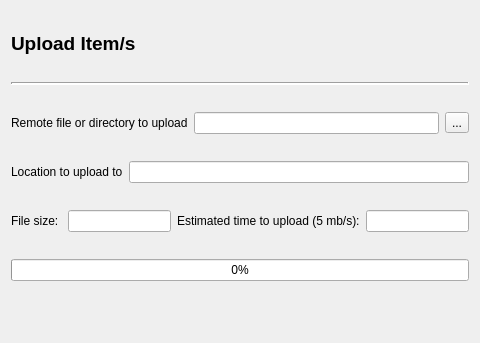
<?xml version="1.0" encoding="UTF-8"?>
<ui version="4.0">
 <class>DownloadDialog</class>
 <widget class="QDialog" name="DownloadDialog">
  <property name="geometry">
   <rect>
    <x>0</x>
    <y>0</y>
    <width>480</width>
    <height>343</height>
   </rect>
  </property>
  <property name="sizePolicy">
   <sizepolicy hsizetype="Preferred" vsizetype="Preferred">
    <horstretch>0</horstretch>
    <verstretch>0</verstretch>
   </sizepolicy>
  </property>
  <property name="windowTitle">
   <string>Download File....</string>
  </property>
  <layout class="QVBoxLayout" name="verticalLayout">
   <item>
    <widget class="QLabel" name="label_3">
     <property name="sizePolicy">
      <sizepolicy hsizetype="Preferred" vsizetype="Fixed">
       <horstretch>0</horstretch>
       <verstretch>0</verstretch>
      </sizepolicy>
     </property>
     <property name="text">
      <string>&lt;html&gt;&lt;head/&gt;&lt;body&gt;&lt;p&gt;&lt;span style=&quot; font-size:14pt; font-weight:600;&quot;&gt;Upload Item/s&lt;/span&gt;&lt;/p&gt;&lt;/body&gt;&lt;/html&gt;</string>
     </property>
    </widget>
   </item>
   <item>
    <widget class="Line" name="line">
     <property name="sizePolicy">
      <sizepolicy hsizetype="MinimumExpanding" vsizetype="Fixed">
       <horstretch>0</horstretch>
       <verstretch>0</verstretch>
      </sizepolicy>
     </property>
     <property name="frameShadow">
      <enum>QFrame::Sunken</enum>
     </property>
     <property name="lineWidth">
      <number>2</number>
     </property>
     <property name="orientation">
      <enum>Qt::Horizontal</enum>
     </property>
    </widget>
   </item>
   <item>
    <layout class="QHBoxLayout" name="horizontalLayout_2">
     <item>
      <widget class="QLabel" name="label_2">
       <property name="text">
        <string>Remote file or directory to upload</string>
       </property>
      </widget>
     </item>
     <item>
      <widget class="QLineEdit" name="remoteDirectoryText">
       <property name="readOnly">
        <bool>true</bool>
       </property>
      </widget>
     </item>
     <item>
      <widget class="QToolButton" name="chooseDirectoryButton">
       <property name="text">
        <string>...</string>
       </property>
      </widget>
     </item>
    </layout>
   </item>
   <item>
    <layout class="QHBoxLayout" name="horizontalLayout">
     <item>
      <widget class="QLabel" name="label">
       <property name="text">
        <string>Location to upload to</string>
       </property>
      </widget>
     </item>
     <item>
      <widget class="QLineEdit" name="downloadLocationText">
       <property name="readOnly">
        <bool>true</bool>
       </property>
      </widget>
     </item>
    </layout>
   </item>
   <item>
    <layout class="QHBoxLayout" name="horizontalLayout_3">
     <item>
      <widget class="QLabel" name="fileSizeLabel">
       <property name="text">
        <string>File size: </string>
       </property>
      </widget>
     </item>
     <item>
      <widget class="QLineEdit" name="fileSizeText">
       <property name="sizePolicy">
        <sizepolicy hsizetype="Expanding" vsizetype="Fixed">
         <horstretch>0</horstretch>
         <verstretch>0</verstretch>
        </sizepolicy>
       </property>
       <property name="readOnly">
        <bool>true</bool>
       </property>
      </widget>
     </item>
     <item>
      <widget class="QLabel" name="downloadTimeLabel">
       <property name="text">
        <string>Estimated time to upload (5 mb/s):</string>
       </property>
      </widget>
     </item>
     <item>
      <widget class="QLineEdit" name="downloadTimeText">
       <property name="readOnly">
        <bool>true</bool>
       </property>
      </widget>
     </item>
    </layout>
   </item>
   <item>
    <widget class="QProgressBar" name="downloadProgressBar">
     <property name="value">
      <number>0</number>
     </property>
    </widget>
   </item>
   <item>
    <widget class="QDialogButtonBox" name="buttonBox">
     <property name="orientation">
      <enum>Qt::Horizontal</enum>
     </property>
     <property name="standardButtons">
      <set>QDialogButtonBox::NoButton</set>
     </property>
    </widget>
   </item>
  </layout>
 </widget>
 <resources>
  <include location="../source/server/resources/resources.qrc"/>
 </resources>
 <connections/>
</ui>
